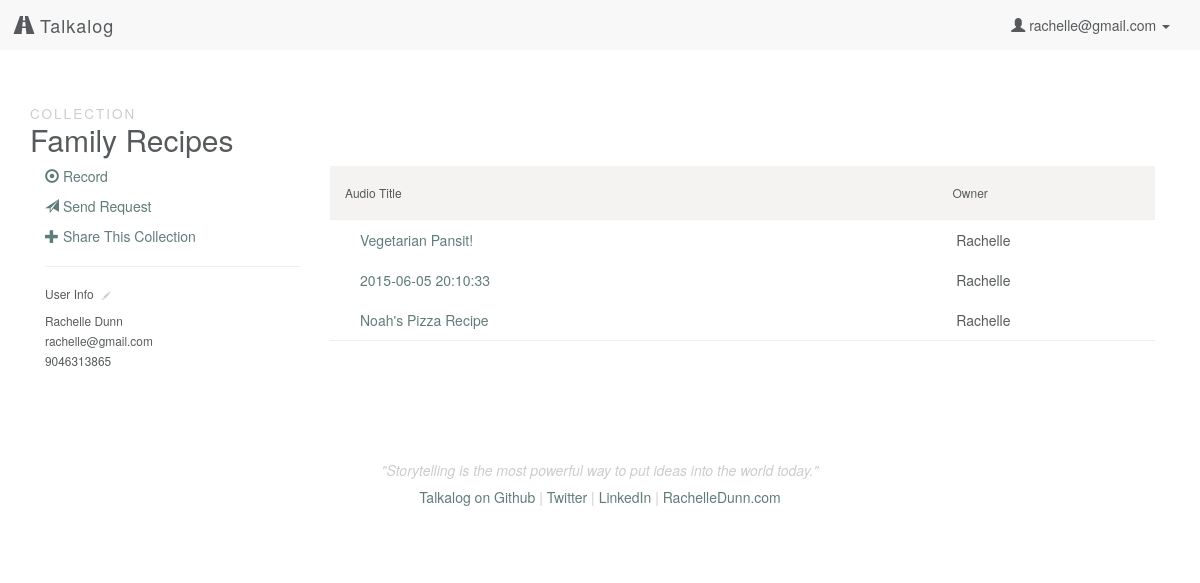
Page /collection/9 (signed in) on the earlier database version.
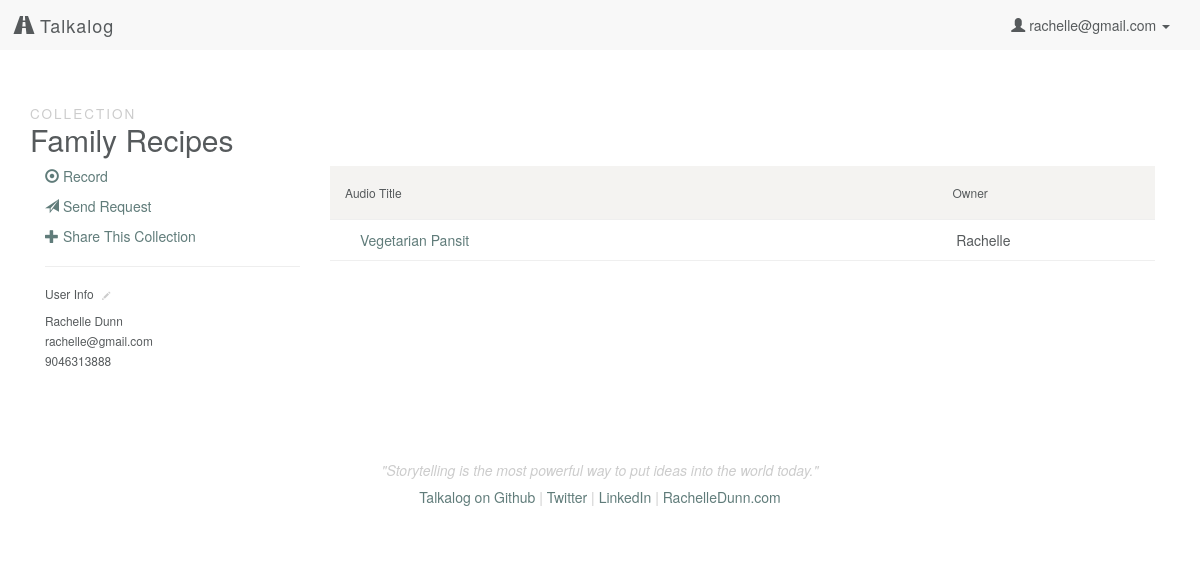
Same page on the later database version.
### model.py (models this page shows, shortened)
class User(db.Model):
    __tablename__ = "Users"
    id = db.Column(db.Integer, autoincrement=True, primary_key=True)
    email = db.Column(db.String(100), nullable=False)
    password = db.Column(db.String(50), nullable=False)
    first_name = db.Column(db.String(50), nullable=False)
    last_name = db.Column(db.String(50), nullable=False)
    tel = db.Column(db.String, nullable=False)

class Collection(db.Model):
    __tablename__ = "Collections"
    id = db.Column(db.Integer, autoincrement=True, primary_key=True)
    user_id = db.Column(db.Integer, db.ForeignKey('Users.id'), nullable=False)
    title = db.Column(db.String, nullable=False, default='Untitled Collection')
    user = db.relationship("User", backref=db.backref("collections", order_by=id))

class Upload(db.Model):
    __tablename__ = "Uploads"
    id = db.Column(db.Integer, autoincrement=True, primary_key=True)
    user_id = db.Column(db.Integer, db.ForeignKey('Users.id'), nullable=False)
    title = db.Column(db.String, nullable=False, default=db.func.now())
    path = db.Column(db.String(50))
    mimetype = db.Column(db.String(50), default='wav') # wav, jpg, mp3
    datetime = db.Column(db.DateTime, default=db.func.now(), onupdate=db.func.now()) # set datetime to current timestamp
    transcript = db.Column(db.Text)
    user = db.relationship("User", backref=db.backref("uploads", order_by=id))

### server.py (the view)
@app.route('/collection/<int:id>')
def collection_page(id):
	"""Show uploads and more information associated with a collection."""
	if 'email' in session:
		user_email = session['email']
		user = User.query.filter_by(email=user_email).first()
		this_collection = Collection.query.filter_by(id=id).first()
		uploads = [cu.upload for cu in this_collection.collectionsuploads]
		collectionusers = CollectionsUsers.query.filter_by(
			collection_id=id).all()
		user_permissions = []
		for u in collectionusers:
			user_permissions.append(u.user_id)
		if (this_collection.user_id == user.id) or (
			user.id in user_permissions):
			return render_template('collection.html', user=user,
				collection=this_collection, uploads=uploads)
		else:
			flash('You don\'t have access to view this page')
			return redirect('/')
	else:
		flash('You must be logged in to view this page')
		return redirect('/')

### templates/collection.html (shortened to what this page needs)
{% extends 'base.html' %}
{% block content %}
    <h2><small>Collection</small><br>{{ collection.title }}</h2>
    <div class="row">
        <div class="col-sm-3">
            <p><a href="/record"><span class="glyphicon glyphicon-record" aria-hidden="true"></span> Record</a></p>
            <p><a href="/generate"><span class="glyphicon glyphicon-send" aria-hidden="true"></span> Send Request</a></p>
            <p><a href="#" data-toggle="modal" data-target="#share-{{ collection.id }}"><span class="glyphicon glyphicon-plus" aria-hidden="true"></span> Share This Collection</a></p>
            <hr>
            <h6>User Info <a href="/edit/user"><span class="glyphicon glyphicon-pencil click-to-edit" aria-hidden="true"></span></a></h6>
            <p><small>{{ user.first_name }} {{ user.last_name }}<br>
                {{ user.email }}<br>
                {{ user.tel }}</small></p>
        </div>
        {% if uploads %}
        <div class="col-sm-9">
            <div class="file-box">
                <ul class="list-group">
                    <li class="list-group-item list-group-heading row">
                        <div class="name col-sm-6">
                            <h6>Audio Title</h6>
                        </div>
                        <div class="col-sm-3">
                        </div>
                        <div class="col-sm-3">
                            <h6>Owner</h6>
                        </div>
                    </li>
                {% for upload in uploads %}
                    <li class="list-group-item upload row">
                        <div class="col-sm-6">
                            <a href="/listen/{{ upload.id }}">{{ upload.title }}</a>
                        </div>
                        <div class="col-sm-3">
                        </div>
                        <div class="col-sm-3">
                            {{ upload.user.first_name }}
                        </div>
                    </li>
                {% endfor %}
                </ul>
            </div>
        </div>
    </div>
    {% else %}
    <p>No uploads currently part of this collection!</p>
    {% endif %}
{% endblock %}

### templates/base.html (shortened to what this page needs)
<!DOCTYPE html>
<html lang="en">
    <head>
        <link rel="stylesheet" href="https://maxcdn.bootstrapcdn.com/bootstrap/3.3.4/css/bootstrap.min.css">
        <link rel="stylesheet" href="/static/css/style.css"/>
        <link rel="stylesheet" href="https://ajax.googleapis.com/ajax/libs/jqueryui/1.11.4/themes/smoothness/jquery-ui.css"/>
    </head>
    <body>
        <nav class="navbar navbar-default">
            <div class="container-fluid">
                <div class="navbar-header">
                    <a class="navbar-brand" href="/"><span class="glyphicon glyphicon-road" aria-hidden="true"></span> Talkalog</a>
                </div>
                <div class="collapse navbar-collapse" id="bs-example-navbar-collapse-1">
                    <ul class="nav navbar-nav navbar-right">
                    {% if 'email' in session %}
                        <li class="dropdown">
                        <a href="#" class="dropdown-toggle" data-toggle="dropdown" role="button" aria-expanded="false"><span class="glyphicon glyphicon-user" aria-hidden="true"></span> {{ session['email'] }} <span class="caret"></span></a>
                        </li>
                    {% else %}
                        <li><a href="/login">Login</a></li>
                        <li><a href="/signup">Sign Up</a></li>
                    {% endif %}
                    </ul>
                </div>
            </div>
        </nav>
        <div class="container">
            {% block content %}{% endblock %}
        </div>
        <div class="container">
            <footer class="footer">
                <p>"Storytelling is the most powerful way to put ideas into the world today."</p>
                <h5><a href="http://github.com/rachelledunn/talkalog" target="_blank">Talkalog on Github</a> | <a href="http://twitter.com/rchdnn" target="_blank">Twitter</a> | <a href="http://linkedin.com/in/rachelledunn" target="_blank">LinkedIn</a> | <a href="http://rachelledunn.com/" target="_blank">RachelleDunn.com</a></h5>
            </footer>
        </div>
    </body>
</html>

### static/css/style.css (style rules this page uses)
body { background-color: #ffffff; color: #565a5c; }
a { color: #607c7a; -webkit-transition: color 0.1s linear 0s; -moz-transition: color 0.1s linear 0s; -o-transition: color 0.1s linear 0s; transition: color 0.1s linear 0s; }
.h1, .h2, .h3, .h4, .h5, h1, h2, h3, h4, h5 { font-weight: 200; }
h2 small { color: #cccccc; font-size: 45%; text-transform: uppercase; letter-spacing: 2px; }
.navbar-default { border-radius: 0; border: none; }
.navbar-default .navbar-brand { font-weight: 200; letter-spacing: 1px; }
.navbar-default a, .navbar-default .navbar-brand, .navbar-default .navbar-nav > li > a { color: #565a5c; }
.row { margin-left: auto; margin-right: auto; }
.footer { padding-top: 40px; padding-bottom: 40px; margin-top: 40px; text-align: center; color: #cccccc; }
.footer p { font-style: italic; }
.list-group-item { border-radius: 0 !important; border: none; border-bottom: 1px solid #efefef; }
.collection, .list-group-heading { background-color: #F4F3F1 !important; padding-left: 0; font-weight: 600; }
.list-group-item:first-child, .list-group-item:last-child { margin-bottom: 0; border-radius: 0; }
.click-to-edit { font-size: 70%; vertical-align: baseline; padding: 0 5px; color: #cccccc; }

Differences in the rows shown:
removed Upload: title "2015-06-05 20:10:33", user.first_name "Rachelle"
removed Upload: title "Noah's Pizza Recipe", user.first_name "Rachelle"
changed User "rachelle@gmail.com": tel "9046313865" → "9046313888"
changed Upload "Rachelle": title "Vegetarian Pansit!" → "Vegetarian Pansit"
